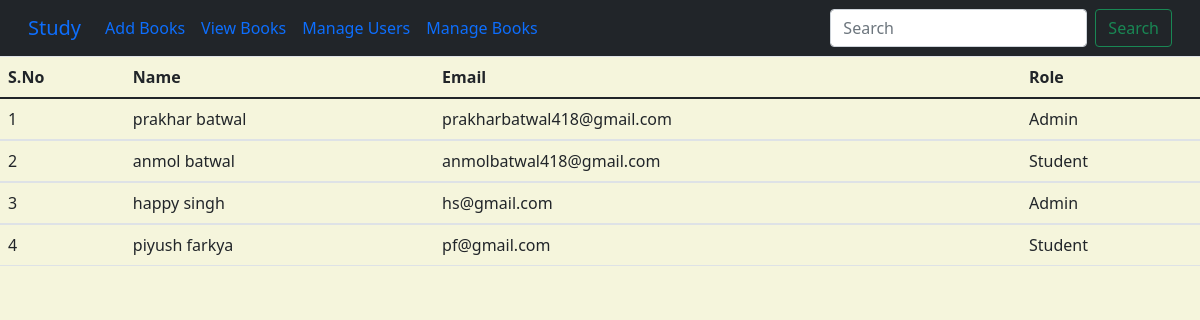
/Manage_Users, run on the app's committed database.
### Library/models.py (models this page shows, shortened)
class SignUp(models.Model):
    fname = models.CharField(max_length=150)
    lname = models.CharField(max_length=150)
    email = models.EmailField()
    password = models.CharField(max_length=14)
    cpass = models.CharField(max_length=14)
    roles = models.CharField(max_length= 20 , default= "None")

### Library/views.py (the view)
# urls.py: path('Manage_Users',views.manage_users , name= "Manage_users"),
def manage_users(request):
    Users = SignUp.objects.all()
    if (request.GET.get('search')):
        search = request.GET.get('search')
        All_Users = SignUp.objects.filter(fname__icontains = search)
        return render(request, 'Manage_users.html' , {'users' : All_Users})
    return render(request, 'Manage_users.html' , {'users' : Users})

### templates/Manage_users.html (shortened to what this page needs)
<!DOCTYPE html>
<html lang="en">
<head>
    <link href="https://stackpath.bootstrapcdn.com/bootstrap/4.5.2/css/bootstrap.min.css" rel="stylesheet">
    <link
    href="https://cdn.jsdelivr.net/npm/bootstrap@5.0.2/dist/css/bootstrap.min.css"
    rel="stylesheet"
  />
</head>
<body>
    <nav class="navbar navbar-expand-lg bg-dark">
        <div class="container-fluid">
          <a class="navbar-brand" href="Study">Study</a>
          <div class="collapse navbar-collapse" id="navbarSupportedContent">
            <ul class="navbar-nav me-auto mb-2 mb-lg-0">
              <li class="nav-item">
                <a class="nav-link active" aria-current="page" href="Add_Books"
                  >Add Books</a
                >
              </li>
              <li class="nav-item">
                <a class="nav-link" href="View_Books">View Books</a>
              </li>
              <li class="nav-item dropdown">
                <a class="nav-link" href="Manage_Users" role="button" aria-expanded="false">
                  Manage Users
                </a>
              </li>
              <li class="nav-item dropdown">
                <a class="nav-link" href="Manage_books" role="button" aria-expanded="false">
                  Manage Books
                </a>
              </li>
            </ul>
            <form class="d-flex" role="search">
              <input
                class="form-control me-2"
                type="search"
                placeholder="Search"
                aria-label="Search"
                name="search"
              />
              <button class="btn btn-outline-success" type="submit">
                Search
              </button>
            </form>
          </div>
        </div>
      </nav>
      <table class="table">
        <thead>
          <tr>
            <th scope="col">S.No</th>
            <th scope="col">Name</th>
            <th scope="col">Email</th>
            <th scope="col">Role</th>
          </tr>
        </thead>
        {% for user in users %}
        <tbody>
          <tr>
            <td>{{forloop.counter}}</td>
            <td>{{user.fname}} {{user.lname}}</td>
            <td>{{user.email}}</td>
            <td>{{user.roles}}</td>
          </tr>
          {% endfor %}
        </tbody>
      </table>
</body>
</html>

### templates/Manage_users.html (style rules this page uses)
body { background: beige; }

### data on the page
SignUp: fname "prakhar", lname "batwal", email "prakharbatwal418@gmail.com", roles "Admin"
SignUp: fname "anmol", lname "batwal", email "anmolbatwal418@gmail.com", roles "Student"
SignUp: fname "happy", lname "singh", email "hs@gmail.com", roles "Admin"
SignUp: fname "piyush", lname "farkya", email "pf@gmail.com", roles "Student"
